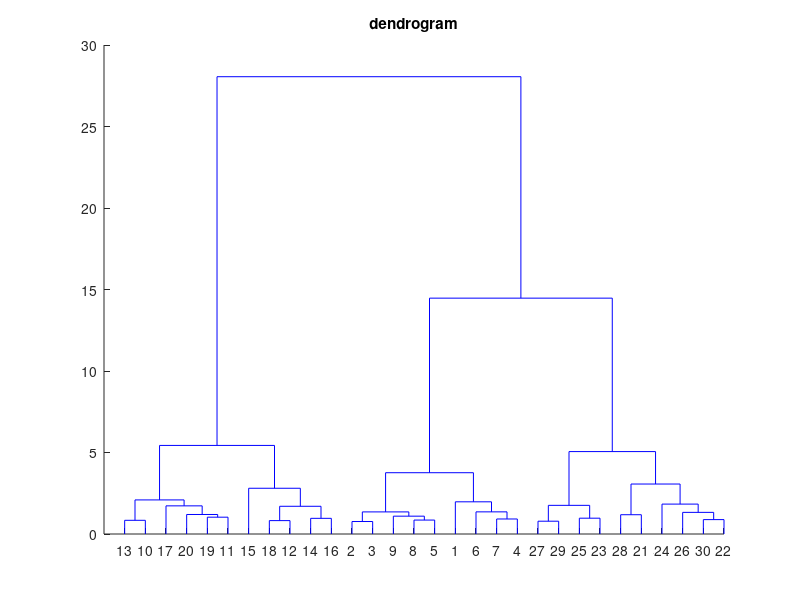
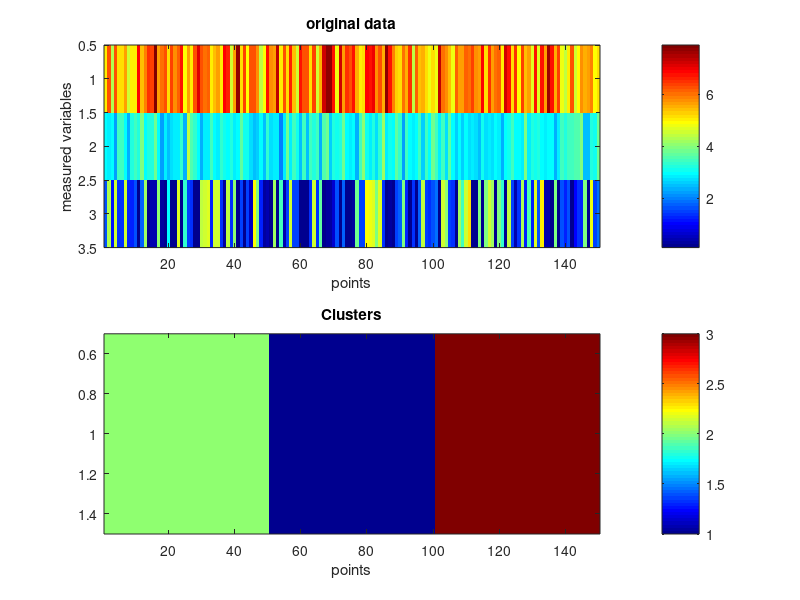
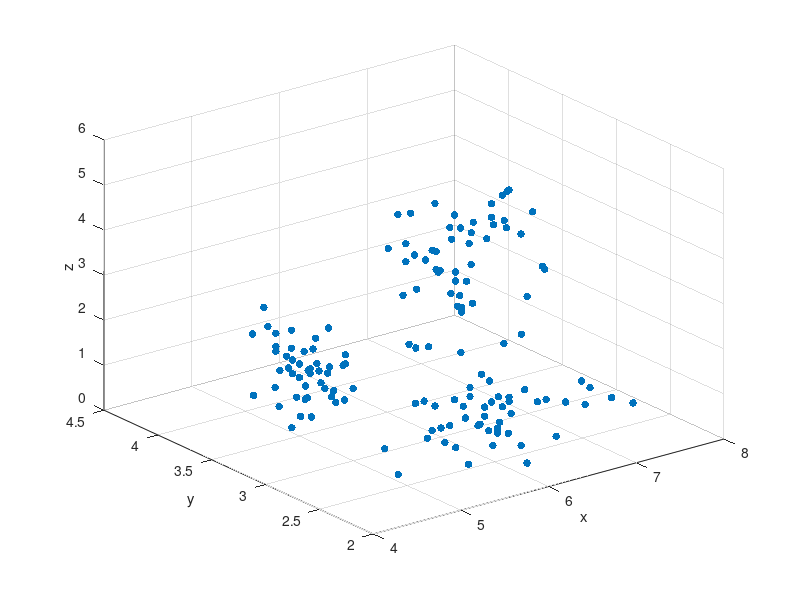
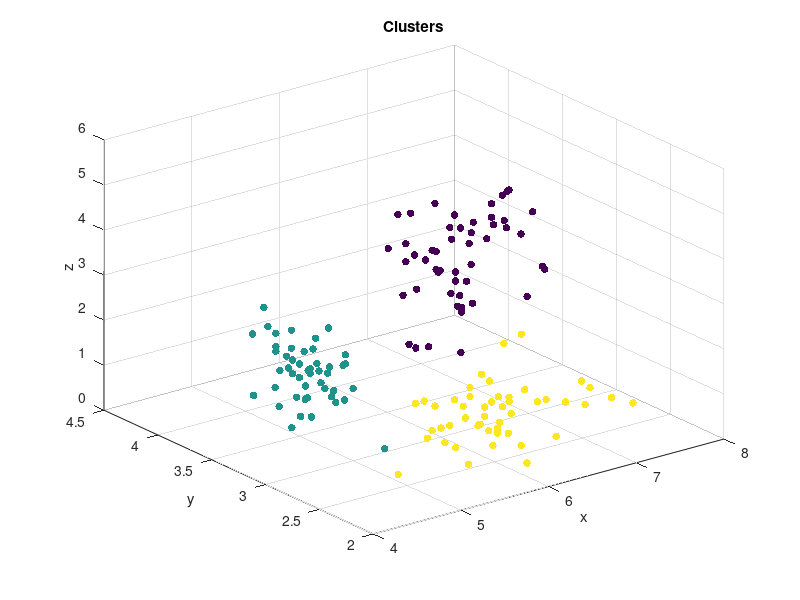

The MATLAB script that drew these images, in order: (Note: this script raises an error after producing the figures.)
%%%%%%%%%%%%%%%%%%%%%%%%%%%%%%%%%%%%%%%%%%
% Tutorial 8 (24 Oct 2017) 
% Clustering of synthetic data
%%%%%%%%%%%%%%%%%%%%%%%%%%%%%%%%%%%%%%%%%%

%%%%%%%%%%%%%%%%%%%%%%%%%%%%%%%%%%%%%%%%%%%%%%%%%%%%%%%
% Example 1
% apply hierarchical clustering (Ward's method) to
% synthetic data 
%%%%%%%%%%%%%%%%%%%%%%%%%%%%%%%%%%%%%%%%%%%%%%%%%%%%%%%

% load the data;
load fisheriris;

% create the data for this example 
meas(101:150,3)=meas(1:50,4);
meas=meas(1:150,1:3);

% same data but randomized:
indi=randperm(150);
meas_rand=meas(indi,:);

% find links between each data pair and plot the dendrogram:
Z = linkage(meas,'ward','euclidean');

figure;
dendrogram(Z)
title('dendrogram');

% cluster the data by choosing the number of clusters k
k=3;
c = cluster(Z,'maxclust',k);

% plot original data and the clusters
figure;
subplot(2,1,1);
imagesc(meas_rand');
colormap jet
colorbar
title('original data');
xlabel('points');
ylabel('measured variables');

subplot(2,1,2);
imagesc(c')
colormap jet
colorbar
title('Clusters');
xlabel('points');

% plot original data in 3D
figure;
scatter3(meas(:,1),meas(:,2),meas(:,3),30,'filled');
xlabel('x');
ylabel('y');
zlabel('z');

% plot clustered data in 3D
% each cluster in different color
figure;
scatter3(meas(:,1),meas(:,2),meas(:,3),30,c,'filled')
xlabel('x');
ylabel('y');
zlabel('z');
title('Clusters');

%%%%%%%%%%%%%%%%%%%%%%%%%%%%%%%%%%%%%%%%%%%%%%%%%%%%%%%
% Same example but using K-means clustering
%%%%%%%%%%%%%%%%%%%%%%%%%%%%%%%%%%%%%%%%%%%%%%%%%%%%%%%
% K-means clustering
% select K (number of clusters):
K=3;
opts = statset('Display','final');
[idx,ctrs] = kmeans(meas,K,'Replicates',10,'Options',opts);

% plot original data and the clusters
figure;
subplot(2,1,1);
imagesc(meas');
colormap jet
colorbar
title('original data');
xlabel('points');
ylabel('measured variables');

subplot(2,1,2);
imagesc(idx')
colormap jet
colorbar
title('K-means clusters');
xlabel('points');

% plot clusters in 3D and the cluster centers (ctrs)
figure;
scatter3(meas(:,1),meas(:,2),meas(:,3),30,idx,'filled'); 
hold on
plot3(ctrs(:,1),ctrs(:,2),ctrs(:,3),'r*'); 
xlabel('x');
ylabel('y');
zlabel('z');
title('K-means clusters');

%%%%%%%%%%%%%%%%%%%%%%%%%%%%%%%%%%%%%%%%%%%%%%%%%%%%%%%
% Example 2
% apply hierarchical clustering (Ward's method) to
% a synthetic data in combination with PCA
%%%%%%%%%%%%%%%%%%%%%%%%%%%%%%%%%%%%%%%%%%%%%%%%%%%%%%%
% creating the input data
k=2*pi/100;
omega=2*pi/50;
x=[1:100];
t=[1:200];

for i=1:200
y(i,:)=sin(k*x-omega*t(i));
end

% sine pattern w/ amplitude of 1
y1=y(1,:);

% cosine pattern w/ amplitude of 0.5
y2=0.5*y(37,:);

% step pattern w/ amplitude of 0.8
y3(1:50)=-0.8;
y3(51:100)=0.8;

% sawtooth pattern w/ amplitude of 1
y4(1:25)=-2*x(1:25)./25+1;
y4(26:50)=2*x(26:50)./25-3;
y4(51:75)=-2*x(51:75)./25+5;
y4(76:100)=2*x(76:100)./25-7;

% plot the patterns in the data 
% before the noise is added
figure;
subplot(2,2,1)
plot(y1);
ylim([-1 1]);
title('(a)');
xlabel('x');
ylabel('y');

subplot(2,2,2)
plot(y3);
ylim([-1 1]);
title('(b)');
xlabel('x');
ylabel('y');

subplot(2,2,3)
plot(y4);
ylim([-1 1]);
title('(c)');
xlabel('x');
ylabel('y');

subplot(2,2,4)
plot(y2);
ylim([-1 1]);
title('(d)');
xlabel('x');
ylabel('y');

% create timeseries where from t=1:50 signal y1 occurs,
% then for the next 50 steps signal y3 occurs,
% then for the next 50 steps signal y4 occurs,
% and then for the last 50 steps signal y2 occurs
ynew(1:50,:)=repmat(y1,50,1);
ynew(51:100,:)=repmat(y3,50,1);
ynew(101:150,:)=repmat(y4,50,1);
ynew(151:200,:)=repmat(y2,50,1);

% add noise to the data
load 'noise.mat';
ynew1=ynew+2*noise;

ynew=[ynew1; ynew1];

% plot few snapshots of the data
labels={'(a)','(b)','(c)','(d)'};
figure;
for i=1:4
subplot(2,2,i)
plot(ynew(i*50-1,:));
ylim([-2 2]);
title(labels(i));
xlabel('x');
ylabel('y');
end

% PCA:
[eigenvectors,PCs,eigenvalues]=princomp(ynew);

% contribution of each mode to total variance:
variance=eigenvalues./sum(eigenvalues);

figure; 
plot([1:100],variance,'*-');
ylabel('ratio of total variance explained by mode');
xlabel('mode number');

% plot first three modes (eigenvectors and PCs)
figure; 
for i=1:3
subplot(3,2,2*i-1)
plot(eigenvectors(:,i));
%ylim([-1 1]);
xlabel('x');
title(['eigenvector',num2str(i)]);

subplot(3,2,2*i)
plot(PCs(:,i));
xlabel('time');
title(['PC',num2str(i)]);
end

% plot the data in the space of first three eigenvectors
figure;
scatter3(PCs(:,1),PCs(:,2),PCs(:,3));
xlabel('PC1');
ylabel('PC2');
zlabel('PC3');
title('data in the space of first 3 eigenvectors');

% put first 3 PCs into one matrix: 
PCtot=PCs(:,1:3);

% perfrom clustering on this new matrix PCtot
% find the dendogram
Zn = linkage(PCtot,'ward','euclidean');

figure;
dendrogram(Zn);

% select number of clusters
k=4;
cn = cluster(Zn,'maxclust',k);

% plot the clustered data in the space of first three eigenvectors
figure;
scatter3(PCs(:,1),PCs(:,2),PCs(:,3),16,cn)
xlabel('PC1');
ylabel('PC2');
zlabel('PC3');
title('clustered data');

% calculate mean signal (spatial pattern) for each cluster
for i=1:4
[ind dummy]=find(cn == i);
y_mean_model(i,:)=mean(ynew(ind,:));
end

% calulate mean signal from original data (where we know that there are 4 clusters)
y_mean_obs(1,:)=mean(ynew([1:50 201:250],:));
y_mean_obs(2,:)=mean(ynew([51:100 251:300],:));
y_mean_obs(3,:)=mean(ynew([101:150 301:350],:));
y_mean_obs(4,:)=mean(ynew([151:200 351:400],:));

% get the order right, so that the order of modeled mean signals corresponds 
% to the order of original mean signals: 
for i=1:4
r=corrcoef([y_mean_obs(i,:)' y_mean_model']);
[maxi index(i)]=max(r(1,2:end));
end

% compare original mean signal with modeled one 
figure;
for i=1:4
subplot(2,2,i)
plot([1:100],y_mean_obs(i,:),'b-',[1:100],y_mean_model(index(i),:),'r-');
legend('original mean','reconstructed mean');
ylim([-2 2])
end


